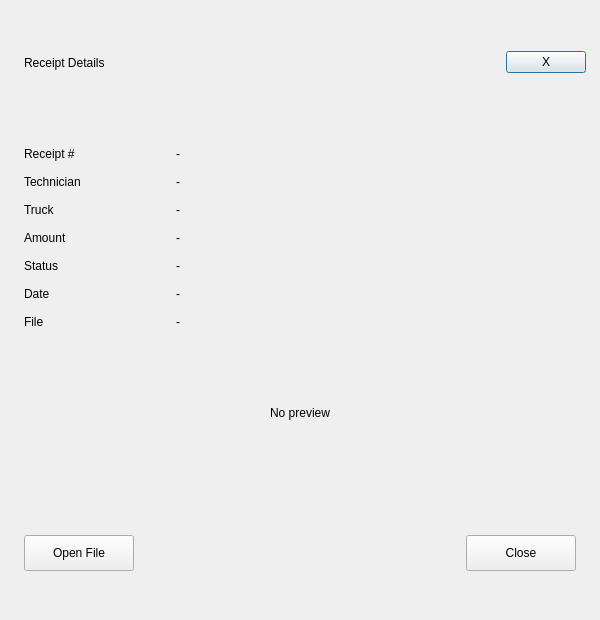
<?xml version="1.0" encoding="UTF-8"?>
<ui version="4.0">
 <class>ReceiptDetailsDialogClass</class>
 <widget class="QDialog" name="ReceiptDetailsDialogClass">
  <property name="geometry"><rect><x>0</x><y>0</y><width>600</width><height>620</height></rect></property>
  <property name="minimumSize"><size><width>600</width><height>620</height></size></property>
  <property name="windowTitle"><string>Receipt Details</string></property>
  <layout class="QVBoxLayout" name="rootLayout">
   <property name="leftMargin"><number>0</number></property><property name="topMargin"><number>0</number></property>
   <property name="rightMargin"><number>0</number></property><property name="bottomMargin"><number>0</number></property>
   <property name="spacing"><number>0</number></property>
   <item>
    <widget class="QWidget" name="dialogCard" native="true">
     <layout class="QVBoxLayout" name="dialogCardLayout">
      <property name="leftMargin"><number>0</number></property><property name="topMargin"><number>0</number></property>
      <property name="rightMargin"><number>0</number></property><property name="bottomMargin"><number>0</number></property>
      <property name="spacing"><number>0</number></property>
      <item>
       <widget class="QWidget" name="headerContainer" native="true">
        <layout class="QHBoxLayout" name="headerLayout">
         <property name="leftMargin"><number>24</number></property><property name="topMargin"><number>0</number></property>
         <property name="rightMargin"><number>14</number></property><property name="bottomMargin"><number>0</number></property>
         <item><widget class="QLabel" name="titleLabel"><property name="text"><string>Receipt Details</string></property></widget></item>
         <item><spacer name="headerSpacer"><property name="orientation"><enum>Qt::Horizontal</enum></property><property name="sizeHint" stdset="0"><size><width>40</width><height>20</height></size></property></spacer></item>
         <item><widget class="QPushButton" name="closeButton"><property name="cursor"><cursorShape>PointingHandCursor</cursorShape></property><property name="text"><string>X</string></property></widget></item>
        </layout>
       </widget>
      </item>
      <item>
       <widget class="QWidget" name="formContainer" native="true">
        <layout class="QVBoxLayout" name="formLayout">
         <property name="leftMargin"><number>24</number></property><property name="topMargin"><number>22</number></property>
         <property name="rightMargin"><number>24</number></property><property name="bottomMargin"><number>12</number></property>
         <property name="spacing"><number>14</number></property>
         <item><layout class="QHBoxLayout" name="row_receiptIdValue"><property name="spacing"><number>12</number></property><item><widget class="QLabel" name="receiptIdValueCap"><property name="minimumSize"><size><width>140</width><height>0</height></size></property><property name="maximumSize"><size><width>140</width><height>16777215</height></size></property><property name="text"><string>Receipt #</string></property></widget></item><item><widget class="QLabel" name="receiptIdValue"><property name="text"><string>-</string></property></widget></item></layout></item><item><layout class="QHBoxLayout" name="row_technicianValue"><property name="spacing"><number>12</number></property><item><widget class="QLabel" name="technicianValueCap"><property name="minimumSize"><size><width>140</width><height>0</height></size></property><property name="maximumSize"><size><width>140</width><height>16777215</height></size></property><property name="text"><string>Technician</string></property></widget></item><item><widget class="QLabel" name="technicianValue"><property name="text"><string>-</string></property></widget></item></layout></item><item><layout class="QHBoxLayout" name="row_truckValue"><property name="spacing"><number>12</number></property><item><widget class="QLabel" name="truckValueCap"><property name="minimumSize"><size><width>140</width><height>0</height></size></property><property name="maximumSize"><size><width>140</width><height>16777215</height></size></property><property name="text"><string>Truck</string></property></widget></item><item><widget class="QLabel" name="truckValue"><property name="text"><string>-</string></property></widget></item></layout></item><item><layout class="QHBoxLayout" name="row_amountValue"><property name="spacing"><number>12</number></property><item><widget class="QLabel" name="amountValueCap"><property name="minimumSize"><size><width>140</width><height>0</height></size></property><property name="maximumSize"><size><width>140</width><height>16777215</height></size></property><property name="text"><string>Amount</string></property></widget></item><item><widget class="QLabel" name="amountValue"><property name="text"><string>-</string></property></widget></item></layout></item><item><layout class="QHBoxLayout" name="row_statusValue"><property name="spacing"><number>12</number></property><item><widget class="QLabel" name="statusValueCap"><property name="minimumSize"><size><width>140</width><height>0</height></size></property><property name="maximumSize"><size><width>140</width><height>16777215</height></size></property><property name="text"><string>Status</string></property></widget></item><item><widget class="QLabel" name="statusValue"><property name="text"><string>-</string></property></widget></item></layout></item><item><layout class="QHBoxLayout" name="row_dateValue"><property name="spacing"><number>12</number></property><item><widget class="QLabel" name="dateValueCap"><property name="minimumSize"><size><width>140</width><height>0</height></size></property><property name="maximumSize"><size><width>140</width><height>16777215</height></size></property><property name="text"><string>Date</string></property></widget></item><item><widget class="QLabel" name="dateValue"><property name="text"><string>-</string></property></widget></item></layout></item><item><layout class="QHBoxLayout" name="row_fileValue"><property name="spacing"><number>12</number></property><item><widget class="QLabel" name="fileValueCap"><property name="minimumSize"><size><width>140</width><height>0</height></size></property><property name="maximumSize"><size><width>140</width><height>16777215</height></size></property><property name="text"><string>File</string></property></widget></item><item><widget class="QLabel" name="fileValue"><property name="text"><string>-</string></property></widget></item></layout></item><item><widget class="QLabel" name="previewLabel"><property name="minimumSize"><size><width>0</width><height>140</height></size></property><property name="alignment"><set>Qt::AlignCenter</set></property><property name="text"><string>No preview</string></property></widget></item>
        </layout>
       </widget>
      </item>
      <item><widget class="QWidget" name="footerContainer" native="true"><layout class="QHBoxLayout" name="footerLayout"><property name="leftMargin"><number>24</number></property><property name="topMargin"><number>14</number></property><property name="rightMargin"><number>24</number></property><property name="bottomMargin"><number>22</number></property><property name="spacing"><number>10</number></property><item><widget class="QPushButton" name="openFileButton"><property name="minimumSize"><size><width>110</width><height>36</height></size></property><property name="cursor"><cursorShape>PointingHandCursor</cursorShape></property><property name="text"><string>Open File</string></property></widget></item><item><spacer name="footerSpacer"><property name="orientation"><enum>Qt::Horizontal</enum></property><property name="sizeHint" stdset="0"><size><width>40</width><height>20</height></size></property></spacer></item><item><widget class="QPushButton" name="closeBottomButton"><property name="minimumSize"><size><width>110</width><height>36</height></size></property><property name="cursor"><cursorShape>PointingHandCursor</cursorShape></property><property name="text"><string>Close</string></property><property name="variant" stdset="0"><string>primary</string></property></widget></item></layout></widget></item>
     </layout>
    </widget>
   </item>
  </layout>
 </widget>
 <resources/>
 <connections/>
</ui>
